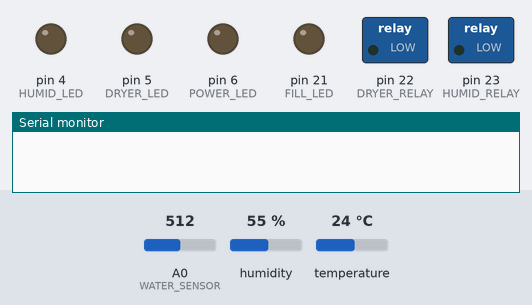
A sketch run on a simulated Arduino Mega 2560, built with avr-gcc and run on an emulated ATmega2560. Shown: switched loads named in the sketch (green lamp = pin HIGH), output pins drawn as LEDs (lit = HIGH), the last lines printed to the serial monitor. Inputs (shaded band) come from the test bench; at power-on: A0 (WATER_SENSOR) = 512, humidity 55 %, temperature 24 °C. The modem accepts every AT command (registered, SIM ready, sends succeed) and sends nothing else.

Above: at 0.1 s.
At 30.6 s:
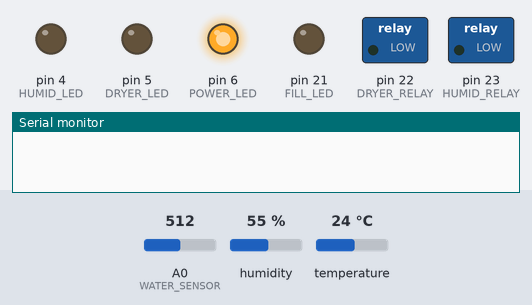
At 32.2 s:
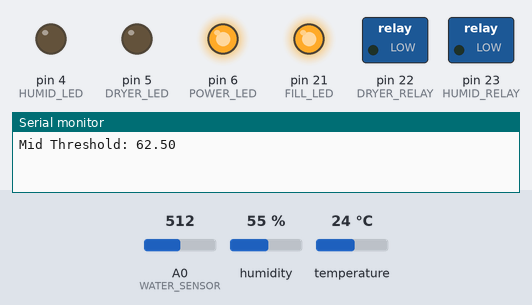
At 102.3 s:
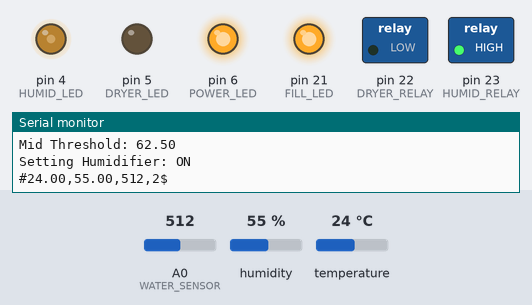
Timing chart, 0 to 103.8 s (numbered marks = the images above):
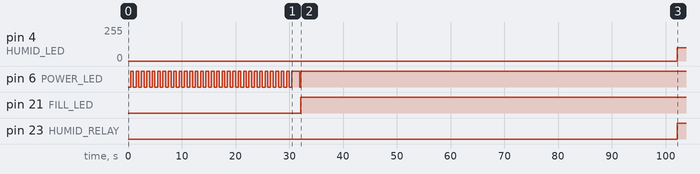

Measured:
- by itself, pin 4 (HUMID_LED): 0/255 → 100/255 at 102 s
- by itself, pin 21 (FILL_LED): LOW → HIGH at 32.1 s
- by itself, pin 23 (HUMID_RELAY): LOW → HIGH at 102 s

The sketch:

ComfiPiano.ino
```cpp
/*Pinout:
 * D0 -> TX, D1 -> RX of wifi module.
 * D4 - Humidifier Active LED (PWM Possible)
 * D5 - Dryer Active LED (PWM Possible)
 * D6 - Power LED (PWM Possible)
 * D7 - Data in from AM2302 / DHT22 Temperature Sensor
 * D14 / A0 - Analog input for Water Level Sensing
 * D22 - Dryer Relay
 * D23 - Humidifier Relay
 * D21 - FIll LED
 */

#include "DHT.h"
#include <EEPROM.h>

//This is Version 1 of the Code
#define VERSION 1

#define DHTPIN 7     // what pin we're connected to
#define DHTTYPE DHT22   // DHT 22  (AM2302)
DHT dht(DHTPIN, DHTTYPE);

#define HUMID_LED 4
#define DRYER_LED 5
#define POWER_LED 6
#define FILL_LED 21
#define WATER_SENSOR A0 //Analog Pin Number
#define DRYER_RELAY 22
#define HUMID_RELAY 23

#define LOWER_THRESHOLD_ADDRESS 0x0
#define UPPER_THRESHOLD_ADDRESS 0xF

#define WATER_THRESHOLD 400

String THINGSPEAK_WRITE_KEY = "XXXXXXXXXXXXX";

//global variables for serial comms
boolean stringComplete = false;
String inputString = "";

float lowerThreshold = 60.0;
float upperThreshold = 65.0;
float midThreshold = 62.5;

int loopCounter;

byte currentControlState = 0; // This represents the current operation state 0 - off, 1 - dryer, 2 - humider

float readFloat(unsigned int addr) {
  union {
    byte b[4];
    float f;
  } data;

  for(int i = 0; i < 4; i++) {
    data.b[i] = EEPROM.read(addr+i);
  }

  return data.f;
}


void writeFloat(unsigned int addr, float x) {
  union {
    byte b[4];
    float f;
    } data;

  data.f = x;
  for(int i = 0; i < 4; i++) {
    EEPROM.write(addr+i, data.b[i]);
  }
}

void readEEPROMValues() {
  // read thresholds from EEPROM
  lowerThreshold = readFloat(LOWER_THRESHOLD_ADDRESS);
  Serial.print("EEPROM Lower Threshold: ");
  Serial.print(lowerThreshold);
  upperThreshold = readFloat(UPPER_THRESHOLD_ADDRESS);
  Serial.print("\t Upper Threshold: ");
  Serial.println(upperThreshold);
  setMidThreshold();

}

void writeEEPROMValues(float lower, float upper) {
  // write thresholds from EEPROM
  writeFloat( LOWER_THRESHOLD_ADDRESS, lower );
  writeFloat( UPPER_THRESHOLD_ADDRESS, upper );

}

int readWaterLevel() {
  return analogRead(WATER_SENSOR);
}

void setHumidifier(bool state) {
  Serial.print("Setting Humidifier: ");
  if (state) {
    Serial.println("ON");
    digitalWrite(HUMID_RELAY,1);
    analogWrite(HUMID_LED,100);
  } else {
    Serial.println("OFF");
    digitalWrite(HUMID_RELAY,0);
    analogWrite(HUMID_LED,0);
  }
}

void setDryer(bool state) {
  Serial.print("Setting Dryer: ");
  if (state) {
    Serial.println("ON");
    digitalWrite(DRYER_RELAY,1);
    analogWrite(DRYER_LED,100);
  } else {
    Serial.println("OFF");
    digitalWrite(DRYER_RELAY,0);
    analogWrite(DRYER_LED,0);
  }
}

void doHumidControl(float curHumidity) {
  switch (currentControlState) {
    case 0:
      //nothing currently running
      if (curHumidity>upperThreshold) {
        setDryer(1);
        currentControlState = 1;
      } else if (curHumidity<lowerThreshold) {
        setHumidifier(1);
        currentControlState = 2;
      }
      break;
    case 1:
      //currently drying, check if complete
      if (curHumidity<midThreshold) {
        setDryer(0);
        currentControlState = 0;
      }
      break;
    case 2:
      //currently weting
      if (curHumidity>midThreshold) {
        setHumidifier(0);
        currentControlState = 0;
      }
      break;
  }

}

void setMidThreshold() {
  midThreshold = (upperThreshold+lowerThreshold)/2;
  Serial.print("Mid Threshold: ");
  Serial.println(midThreshold);
}

void setup() {

  //setup pins
  pinMode(POWER_LED, OUTPUT);
  pinMode(DRYER_RELAY, OUTPUT);
  pinMode(HUMID_RELAY, OUTPUT);
  pinMode(FILL_LED, OUTPUT);

  //start sensor library
  dht.begin();

  //turn on Power Indicator
  digitalWrite(POWER_LED,HIGH);

  //wait 30s for wifi module to stabilise before connecting to it
  for (int i=0; i <= 30; i++){
    digitalWrite(POWER_LED,LOW);
    delay(500);
    digitalWrite(POWER_LED,HIGH);
    delay(500);
   }

  //open serial port to host
  Serial.begin( 9600 );

  //open serial port to USR Wifi Module
  Serial1.begin( 9600 );

  //setup wifi module for AT commands
  Serial1.print("+++");
  delay(500);
  Serial1.print("a");

  //setup thingspeak IP address for HTTP packets
  Serial1.println("AT+HTTPURL=184.106.153.149,80");
  delay(200);
  Serial1.println("AT+HTTPTP=POST");
  delay(200);
  Serial1.println("AT+HTTPPH=/update"); //protocol header path

  //readEEPROMValues();

  //ensure IO state is correct for other pins
  analogWrite(HUMID_LED, 0);
  analogWrite(DRYER_LED, 0);
  digitalWrite(DRYER_RELAY,LOW);
  digitalWrite(HUMID_RELAY,LOW);

  delay(50);
  //blink Power LED to confirm bootup
  digitalWrite(POWER_LED,LOW);
  delay(150);
  digitalWrite(POWER_LED,HIGH);

  loopCounter = 100000;

  setMidThreshold();

}

void loop() {
  loopCounter++;

  serialEvent(); //process any serial data

  if (stringComplete) { //if a complete new line has been received on the serial port.
    String inCommand =  inputString.substring(0,1);//inputString first character
    char inCommandChar[2];
    inCommand.toCharArray(inCommandChar,2);
    Serial.println(String(int(inCommandChar[0])));
    String inData = inputString.substring(1);//rest of inputString with new line character
    int datLength = inData.length();
    inData = inData.substring(0,datLength-1); //remove last character
    Serial.println(inData);

    switch (inCommandChar[0]) {
      case 'U':
        //set upperThreshold
        upperThreshold = inData.toFloat();
        setMidThreshold();
        Serial.print("U:");
        Serial.print(upperThreshold);
        Serial.println("OK");
        break;
      case 'L':
        //set lowerThreshold
        lowerThreshold = inData.toFloat();
        setMidThreshold();
        Serial.print("L:");
        Serial.print(lowerThreshold);
        Serial.println("OK");
        break;
      case 'C':
        //currentThresholds
        Serial.print("L:");
        Serial.print(lowerThreshold);
        Serial.print("M:");
        Serial.print(midThreshold);
        Serial.print("U:");
        Serial.print(upperThreshold);
        Serial.println("OK");
        break;
      case 'E':
        writeEEPROMValues(lowerThreshold,upperThreshold);  //save to EEPROM
        Serial.println("E:OK");
        break;
      case 'F':
        readEEPROMValues();
        Serial.println("F:OK");
        break;
      case 'G':
        //get current Temperature and Humidity
        Serial.print("G:OKT:");
        Serial.print(dht.readTemperature());
        Serial.print("H:");
        Serial.println(dht.readHumidity());
        break;
      case 'R':
        //reset wifi config using AT Command on Serial2
        Serial.println("R:OK");
        Serial1.print("AT+RELD\r");
        break;
      default:
        Serial.println("???");
    }

    // clear the string:
    inputString = "";
    stringComplete = false;
  } //end of handling string if statement

  //check water level
  int waterLevel = readWaterLevel();

  //set water fill LED
  if (waterLevel>WATER_THRESHOLD) {
    digitalWrite(FILL_LED,HIGH);
  } else {
    digitalWrite(FILL_LED,LOW);
  }


  if (loopCounter>=30000) {  //wait for approximately 30 seconds
    loopCounter = 0;

    // read temperature sensor
    float currentTemperature = dht.readTemperature();
    float currentHumidity  = dht.readHumidity();

    // do humidity control
    doHumidControl(currentHumidity);

    // report state to internets
    updateSystemState(currentTemperature, currentHumidity, waterLevel, currentControlState);

  }

  // wait 1ms between iterations
  delay(1);

}

void updateSystemState(float temperature, float humidity, int wLevel, int controlState) {
  Serial.print("#");
  Serial.print(temperature);
  Serial.print(",");
  Serial.print(humidity);
  Serial.print(",");
  Serial.print(wLevel);
  Serial.print(",");
  Serial.print(controlState);
  Serial.println("$");

  String dryerState;
  String humidifierState;

  if (controlState==1) {
    dryerState = "1";
  } else {
    dryerState = "0";
  }

  if (controlState==2) {
    humidifierState="1";
  } else {
    humidifierState="0";
  }
  //publish state to web via Serial2 Wifi Bridge
  String publishString = "AT+HTTPDT=";
  publishString += "key="+THINGSPEAK_WRITE_KEY;
  publishString += "&field1=" + String(temperature);
  publishString += "&field2=" + String(humidity);
  publishString += "&field3=" + String(wLevel);
  publishString += "&field4=" + dryerState;
  publishString += "&field5=" + humidifierState;
  publishString += "&field6=" + String(lowerThreshold);
  publishString += "&field7=" + String(upperThreshold);
  //Serial.println(publishString);
  Serial1.println(publishString);

}

/*
  SerialEvent occurs whenever a new data comes in the
 hardware serial RX.  This routine is run between each
 time loop() runs, so using delay inside loop can delay
 response.  Multiple bytes of data may be available.
 */
void serialEvent() {
  while (Serial.available()) {
    // get the new byte:
    char inChar = (char)Serial.read();
    // add it to the inputString:
    inputString += inChar;
    // if the incoming character is a newline, set a flag
    // so the main loop can do something about it:
    if (inChar == '\n') {
      stringComplete = true;
    }
  }
}
```
